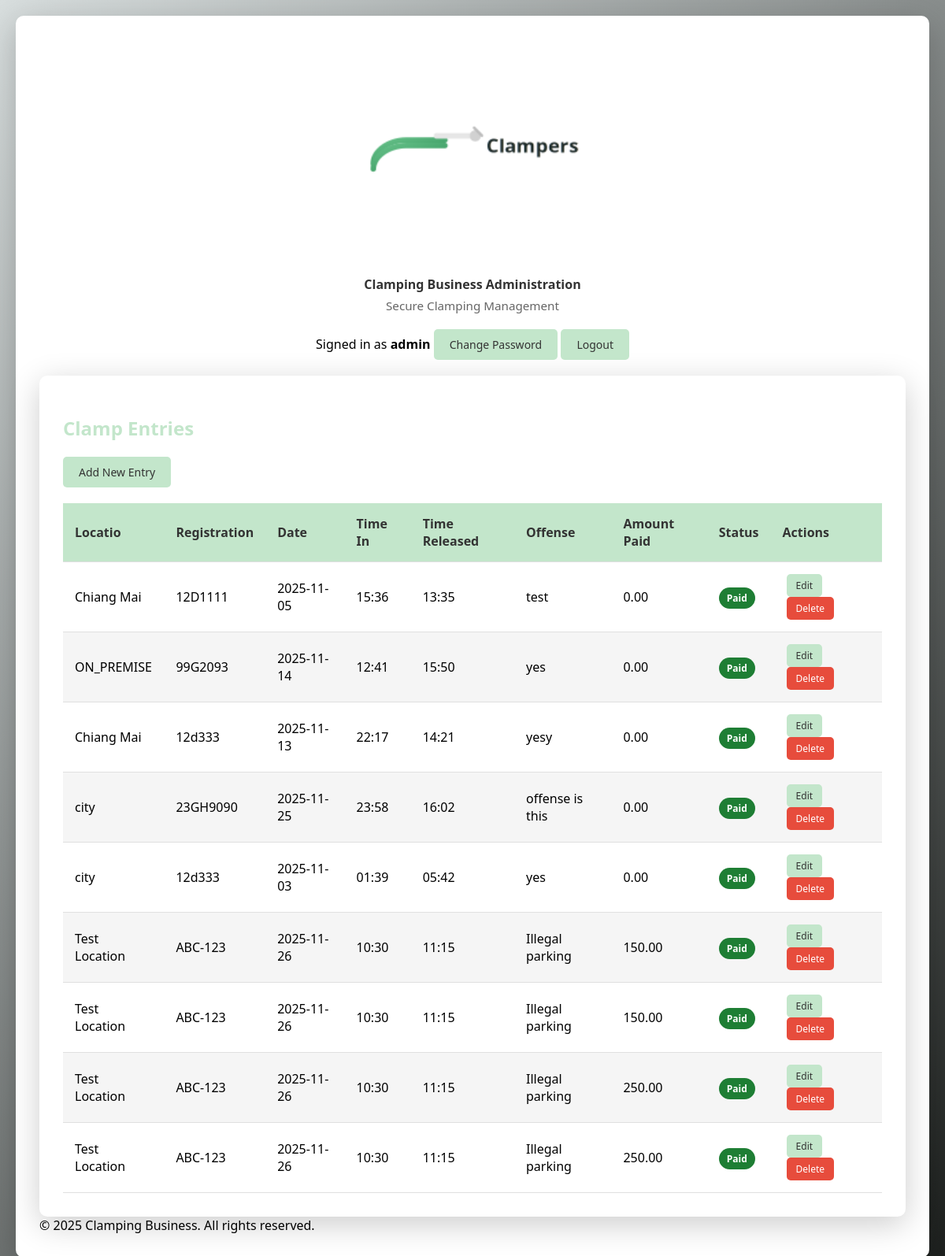
The app's page /clamp-list (signed in), older data.
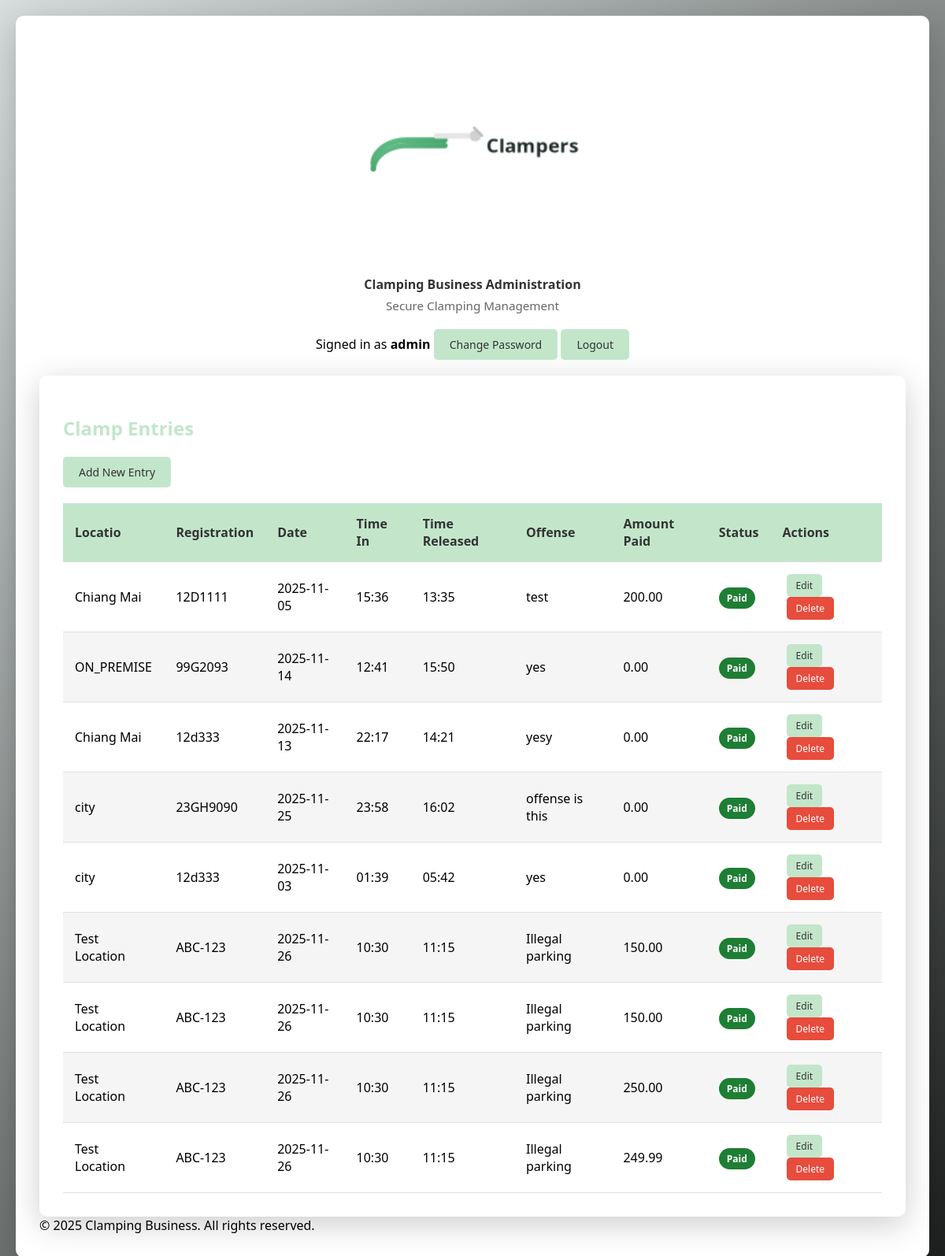
The same page, newer data.
### app.py (models this page shows, shortened)
class ClampData(db.Model):
    id = db.Column(db.Integer, primary_key=True)
    location = db.Column(db.String(200), nullable=False)
    registration = db.Column(db.String(100))
    clamp_date = db.Column(db.Date, nullable=False)
    time_in = db.Column(db.Time, nullable=False)
    time_released = db.Column(db.Time)
    offense = db.Column(db.String(300), nullable=False)
    payment_status = db.Column(db.String(50), default='Processing')  # Paid, Not Paid, Processing
    amount_paid = db.Column(db.Float, default=0.0)
    created_at = db.Column(db.DateTime, default=datetime.utcnow)

### app.py (the view)
@app.route('/clamp_list')
@app.route('/clamp-list')
def clamp_list():
    clamps = ClampData.query.all()
    return render_template('clamp_list.html', clamps=clamps)

### app.py (called while the page is built)
@app.context_processor
def inject_common():
    return {'current_year': datetime.now().year}

@app.before_request
def require_login():
    whitelist = {'login', 'static', 'service_worker'}
    ep = request.endpoint
    if not ep:
        return
    if ep.split('.')[-1] in whitelist:
        return
    if session.get('user_id'):
        return
    return redirect(url_for('login', next=request.path))

### templates/clamp_list.html
{% extends 'base.html' %}
{% block content %}
<div class="container">
    <h2>Clamp Entries</h2>
    <a href="{{ url_for('clamp_form') }}" class="btn">Add New Entry</a>
    <table class="data-table">
        <thead>
            <tr>
                <th>Locatio</th>
                <th>Registration</th>
                <th>Date</th>
                <th>Time In</th>
                <th>Time Released</th>
                <th>Offense</th>
                <th>Amount Paid</th>
                <th>Status</th>
                <th>Actions</th>
            </tr>
        </thead>
        <tbody>
            {% for clamp in clamps %}
            <tr>
                <td>{{ clamp.location }}</td>
                <td>{{ clamp.registration or '' }}</td>
                <td>{{ clamp.clamp_date.strftime('%Y-%m-%d') }}</td>
                <td>{{ clamp.time_in.strftime('%H:%M') }}</td>
                <td>{{ clamp.time_released.strftime('%H:%M') if clamp.time_released else 'N/A' }}</td>
                <td>{{ clamp.offense }}</td>
                <td>{{ '%.2f'|format(clamp.amount_paid or 0) }}</td>
                <td><span class="status-{{ clamp.payment_status.lower().replace(' ', '-') }}">{{ clamp.payment_status }}</span></td>
                <td>
                    <a href="{{ url_for('edit_clamp', id=clamp.id) }}" class="btn btn-edit">Edit</a>
                    <a href="{{ url_for('delete_clamp', id=clamp.id) }}" class="btn btn-delete" onclick="return confirm('Delete this entry?')">Delete</a>
                </td>
            </tr>
            {% endfor %}
        </tbody>
    </table>
</div>
{% endblock %}

Row changes from the older to the newer data that the page shows:
changed ClampData "test": amount_paid "0.00" → "200.00"
changed ClampData (number 9 of 9 on the later page): amount_paid "250.00" → "249.99"
